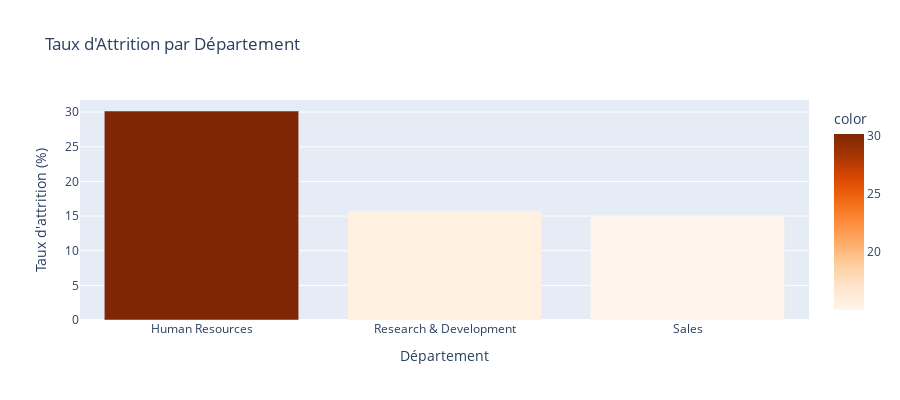

This figure's notebook cell:
### Code cell
# Visualisation: Taux d'attrition par Department
if 'Department' in df.columns:
    dept_attrition = calculate_attrition_rate(df, 'Department')
    
    fig = px.bar(x=dept_attrition.index, y=dept_attrition.values,
                 labels={'x': 'Département', 'y': 'Taux d\'attrition (%)'},
                 title='Taux d\'Attrition par Département',
                 color=dept_attrition.values,
                 color_continuous_scale='Oranges')
    fig.update_layout(showlegend=False, height=400)
    fig.show()

### Figure 1 — Plotly figure (JSON) as saved in the notebook; plotly's stock layout.template omitted (floating-point values rounded to 4 significant figures)
{"data": [{"hovertemplate": "Département=%{x}<br>Taux d'attrition (%)=%{y}<br>color=%{marker.color}<extra></extra>", "legendgroup": "", "marker": {"color": [30.16, 15.71, 15.02], "coloraxis": "coloraxis", "pattern": {"shape": ""}}, "name": "", "orientation": "v", "showlegend": false, "textposition": "auto", "type": "bar", "x": ["Human Resources", "Research & Development", "Sales"], "xaxis": "x", "y": [30.16, 15.71, 15.02], "yaxis": "y"}], "layout": {"barmode": "relative", "coloraxis": {"colorbar": {"title": {"text": "color"}}, "colorscale": [[0, "rgb(255,245,235)"], [0.125, "rgb(254,230,206)"], [0.25, "rgb(253,208,162)"], [0.375, "rgb(253,174,107)"], [0.5, "rgb(253,141,60)"], [0.625, "rgb(241,105,19)"], [0.75, "rgb(217,72,1)"], [0.875, "rgb(166,54,3)"], [1, "rgb(127,39,4)"]]}, "height": 400, "legend": {"tracegroupgap": 0}, "showlegend": false, "title": {"text": "Taux d'Attrition par Département"}, "xaxis": {"anchor": "y", "domain": [0, 1], "title": {"text": "Département"}}, "yaxis": {"anchor": "x", "domain": [0, 1], "title": {"text": "Taux d'attrition (%)"}}}}
